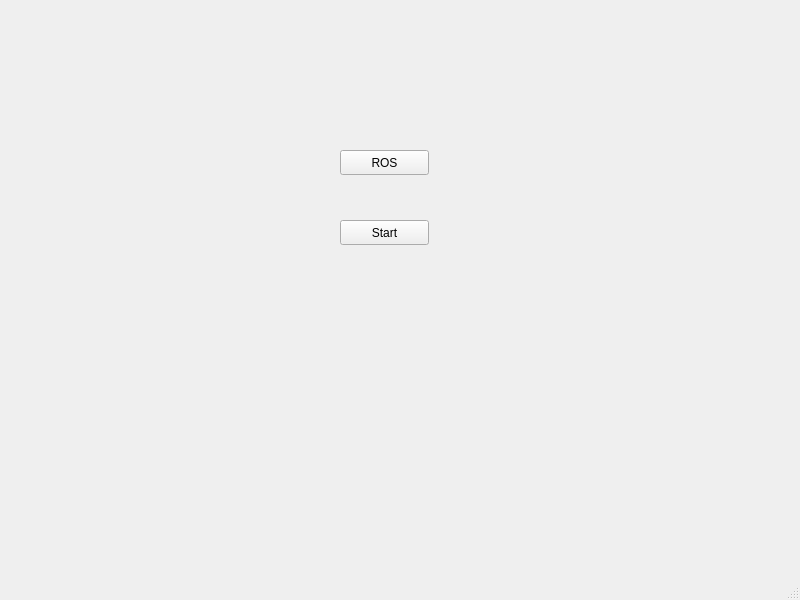
<?xml version="1.0" encoding="UTF-8"?>
<ui version="4.0">
 <class>MainWindow</class>
 <widget class="QMainWindow" name="MainWindow">
  <property name="geometry">
   <rect>
    <x>0</x>
    <y>0</y>
    <width>800</width>
    <height>600</height>
   </rect>
  </property>
  <property name="windowTitle">
   <string>MainWindow</string>
  </property>
  <widget class="QWidget" name="centralwidget">
   <widget class="QPushButton" name="connectBtn">
    <property name="geometry">
     <rect>
      <x>340</x>
      <y>150</y>
      <width>89</width>
      <height>25</height>
     </rect>
    </property>
    <property name="text">
     <string>ROS</string>
    </property>
   </widget>
   <widget class="QPushButton" name="startBtn">
    <property name="geometry">
     <rect>
      <x>340</x>
      <y>220</y>
      <width>89</width>
      <height>25</height>
     </rect>
    </property>
    <property name="text">
     <string>Start</string>
    </property>
   </widget>
  </widget>
  <widget class="QMenuBar" name="menubar">
   <property name="geometry">
    <rect>
     <x>0</x>
     <y>0</y>
     <width>800</width>
     <height>28</height>
    </rect>
   </property>
  </widget>
  <widget class="QStatusBar" name="statusbar"/>
 </widget>
 <resources/>
 <connections/>
</ui>
